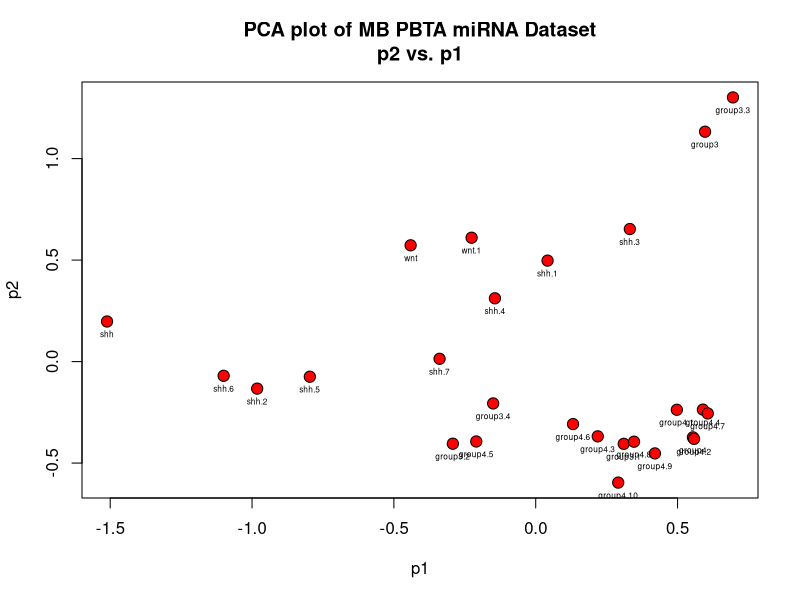
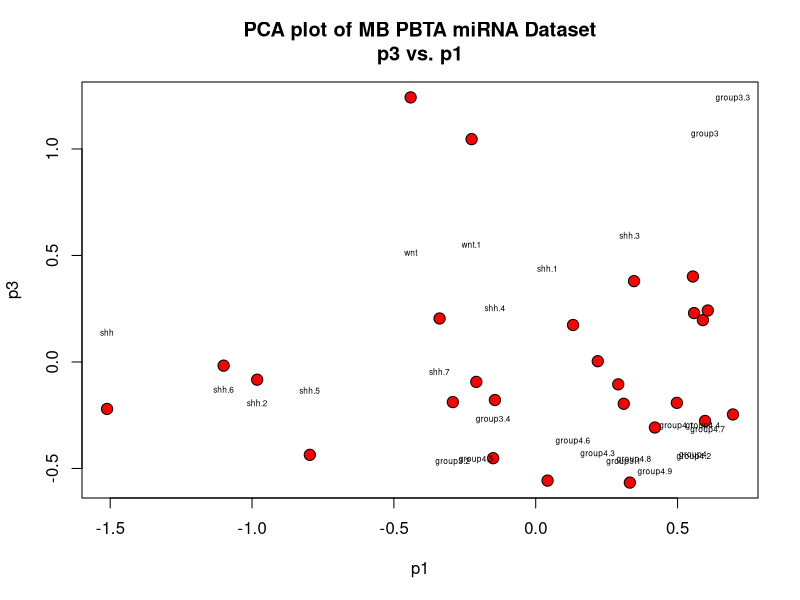
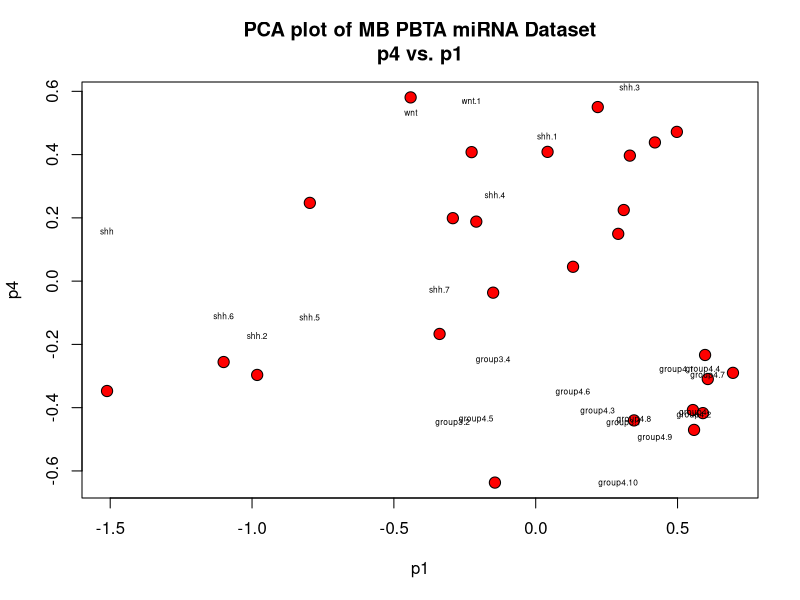
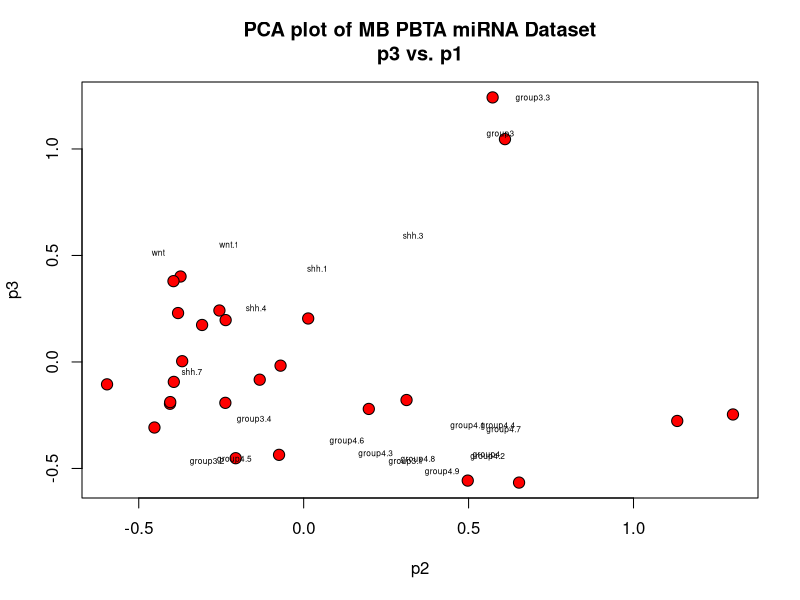
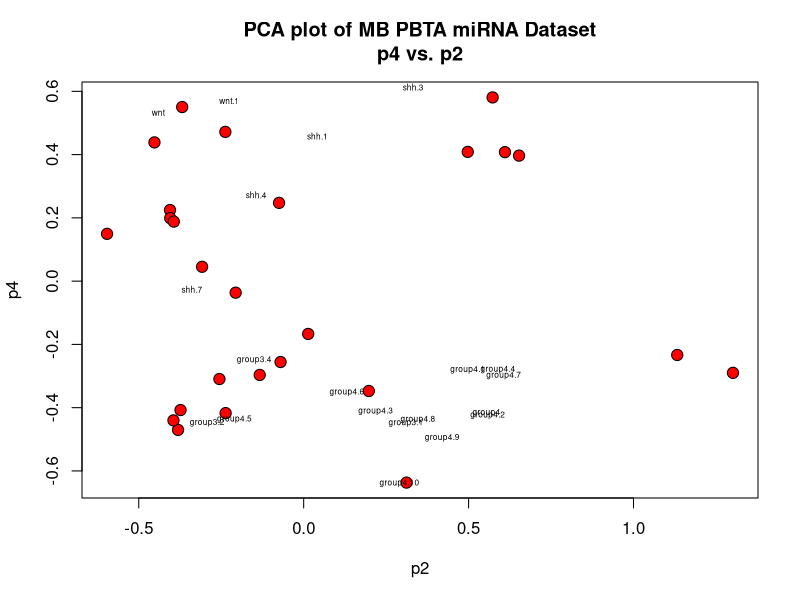
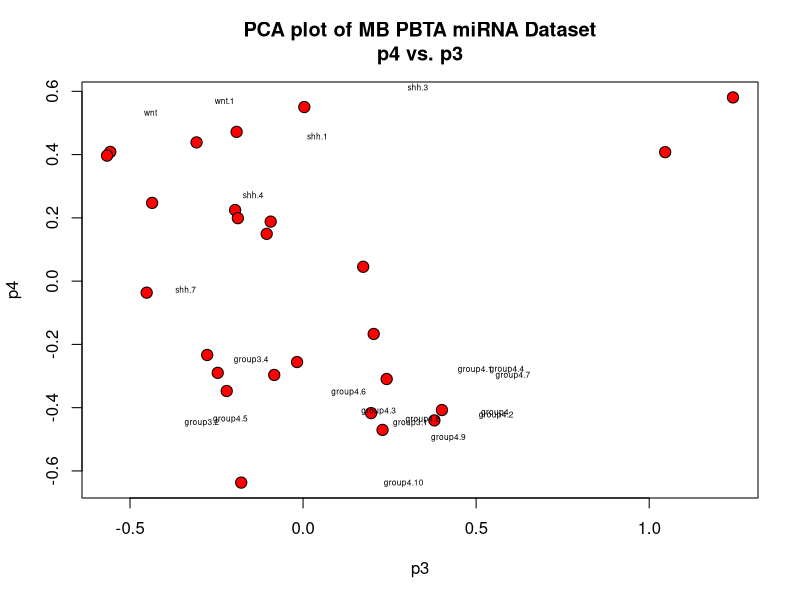
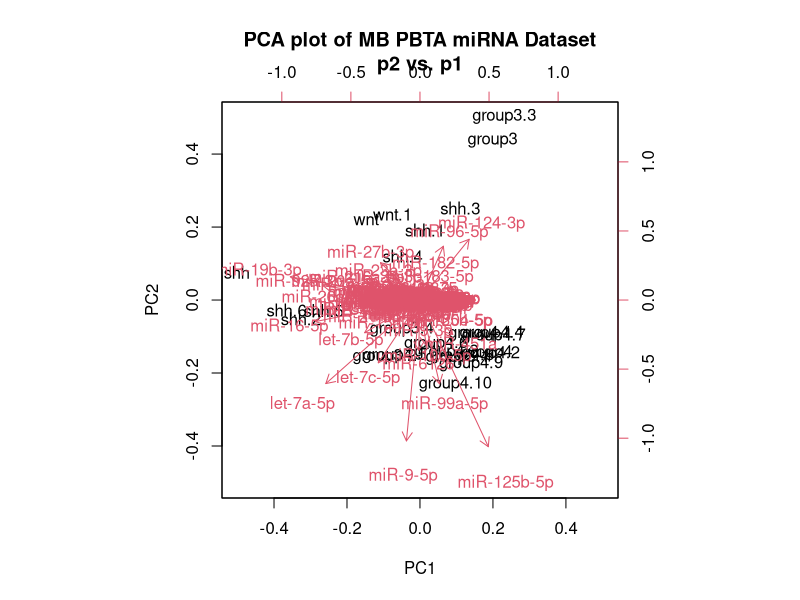
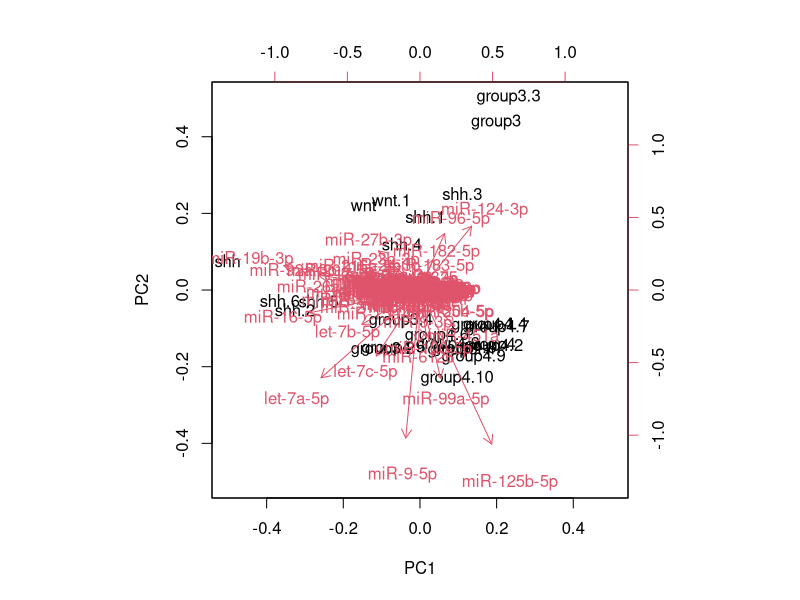

Source code (R) for these figures, in order: (Note: this script raises an error after producing the figures.)
# Load MB subset from PBTA dataset
dat <- read.csv("mb_pbta_subtypes.csv", header=T, row.names=1)

# The values in dataset are of "character" class. The dataset will be converted to "numeric" class
# library(dplyr)
# dat <- mutate_all(dat, function(x) as.numeric(x))

# Remove missing values
# dat <- na.omit(dat)

### Principal Component Analysis###
# Find the principal components
dat.pca <- prcomp(t(dat))

# Look at the first four components
dat.loadings <- dat.pca$x[,1:4]

# Plot the principal component 1 and 2
plot(range(dat.loadings[,1]),range(dat.loadings[,2]),type="n",xlab='p1',ylab='p2',main='PCA plot of MB PBTA miRNA Dataset\np2 vs. p1')
points(dat.loadings[,1], dat.loadings[,2],col=1,bg='red',pch=21,cex=1.5)
text(dat.loadings,label=dimnames(dat)[[2]],pos=1,cex=0.5)

# Plot the principal component 1 and 3
plot(range(dat.loadings[,1]),range(dat.loadings[,3]),type="n",xlab='p1',ylab='p3',main='PCA plot of MB PBTA miRNA Dataset\np3 vs. p1')
points(dat.loadings[,1], dat.loadings[,3],col=1,bg='red',pch=21,cex=1.5)
text(dat.loadings,label=dimnames(dat)[[2]],pos=1,cex=0.5)

# Plot the principal component 1 and 4
plot(range(dat.loadings[,1]),range(dat.loadings[,4]),type="n",xlab='p1',ylab='p4',main='PCA plot of MB PBTA miRNA Dataset\np4 vs. p1')
points(dat.loadings[,1], dat.loadings[,4],col=1,bg='red',pch=21,cex=1.5)
text(dat.loadings,label=dimnames(dat)[[2]],pos=1,cex=0.5)

# Plot the principal component 2 and 3
plot(range(dat.loadings[,2]),range(dat.loadings[,3]),type="n",xlab='p2',ylab='p3',main='PCA plot of MB PBTA miRNA Dataset\np3 vs. p1')
points(dat.loadings[,2], dat.loadings[,3],col=1,bg='red',pch=21,cex=1.5)
text(dat.loadings,label=dimnames(dat)[[2]],pos=1,cex=0.5)

# Plot the principal component 2 and 4
plot(range(dat.loadings[,2]),range(dat.loadings[,4]),type="n",xlab='p2',ylab='p4',main='PCA plot of MB PBTA miRNA Dataset\np4 vs. p2')
points(dat.loadings[,2], dat.loadings[,4],col=1,bg='red',pch=21,cex=1.5)
text(dat.loadings,label=dimnames(dat)[[2]],pos=1,cex=0.5)

# Plot the principal component 3 and 4
plot(range(dat.loadings[,3]),range(dat.loadings[,4]),type="n",xlab='p3',ylab='p4',main='PCA plot of MB PBTA miRNA Dataset\np4 vs. p3')
points(dat.loadings[,3], dat.loadings[,4],col=1,bg='red',pch=21,cex=1.5)
text(dat.loadings,label=dimnames(dat)[[2]],pos=1,cex=0.5)

# Another way to look at the plots
biplot(dat.pca, main='PCA plot of MB PBTA miRNA Dataset\np2 vs. p1') # Does not load
biplot(dat.pca)

# Cluster dendrogram to further see if samples can be distinguished
dat.dist <- dist(t(dat), method = "euclidean") # Calculate distance on transposed data
dat.clust <- hclust(dat.dist, method="single") # Calculate clusters
plot(dat.clust,labels=names(dat), main="Cluster Dendrogram of PBTA miRNA Dataset", xlab="Samples", cex=0.75)	# Plot cluster tree


#### Result: The samples aren't very clustered and distinguished after dimensionality reduction :(

### Gene Filtering to better distinguish the samples
# First log2 transform the dataset
dat.log <- log2(dat)

# Remove any NA's
dat.log[is.na(dat.log) | dat.log == "Inf" | dat.log == "-Inf"] <- NA
dat.log.clean <- na.omit(dat.log)

# Store sample names
shh <- colnames(dat.log[,c(2,3,4,8,18,19,22,25)])
wnt <- colnames(dat.log[,c(14,20)])
group3 <- colnames(dat.log[,c(6,7,9,11,26)])
group4 <- colnames(dat.log[,c(1,5,10,12,13,15,16,17,21,23,24)])

# FUNCTION: 1-factor ANOVA with ten levels
aov.all.genes <- function(x,s1,s2,s3,s4) {
  x1 <- as.numeric(x[s1])
  x2 <- as.numeric(x[s2])
  x3 <- as.numeric(x[s3])
  x4 <- as.numeric(x[s4])

  fac <- c(rep("S",length(x1)), rep("W",length(x2)), 
           rep("G3",length(x3)), rep("G4",length(x4))
          )
  a.dat <- data.frame(as.factor(fac),c(x1,x2,x3,x4))
  names(a.dat) <- c("factor","express")
  p.out <- summary(aov(express~factor, a.dat))[[1]][1,4]
  #p.out <- summary(aov(express~factor, a.dat))[[1]][1,4]	# use to get F-statistic
  return(p.out)
}

# Run the anova function
aov.run <- apply(dat.log.clean,1, aov.all.genes,
                 s1=shh,s2=wnt,s3=group3,s4=group4
                )

# Reorder the log-transformed dataset by probe names and add the p-values from ANOVA test as column
dat.log.clean[order(row.names(dat.log.clean)), ]
# Add ANOVA p-values as column
dat.anova <- cbind(dat.log.clean, aov.run)
# Rename last column
names(dat.anova)[names(dat.anova) == "aov.run"] <- "p.val"

# Filter out for genes with p-value < 0.10
top10.indexes <- which(dat.anova["p.val"] < 0.10) # Get the index of the top 5% DE genes
dat.anova.top10 <- dat.anova[top10.indexes,]

# Filter out for genes with p-value < 0.05
top5.indexes <- which(dat.anova["p.val"] < 0.05) # Get the index of the top 5% DE genes
dat.anova.top5 <- dat.anova[top5.indexes,]


# Filter out for genes with p-value < 0.01
top1.indexes <- which(dat.anova["p.val"] < 0.01) # Get the index of the top 1% DE genes
dat.anova.top1 <- dat.anova[top1.indexes,]


# Filter out for genes based on bonferroni correction
bc.indexes <- which(dat.anova["p.val"] < (0.05/2083)) # Get the index of the top DE genes
dat.anova.bc <- dat.anova[bc.indexes,]


# Number of genes
nrow(dat.anova.top10) # 3 genes
nrow(dat.anova.top5) # 1 genes
nrow(dat.anova.top1) # 1 genes
nrow(dat.anova.bc) # 0 genes

# Perform dimensionality reduction again for p<0.10 subset dataset
dat.anova.top10.pca <- prcomp(t(dat.anova.top10[,1:26]))
# Look at the first two components
dat.anova.top10.loadings <- dat.anova.top10.pca$x[,1:2]
# PCA Plot
plot(range(dat.anova.top10.loadings[,1]),range(dat.anova.top10.loadings[,2]),type="n",xlab='p1',ylab='p2',main='PCA Plot After Gene Filtering based on \np<0.01 PC2 vs. PC1')
points(dat.anova.top10.loadings[,1], dat.anova.top10.loadings[,2],col=1,bg='red',pch=21,cex=1.5)
text(dat.anova.top10.loadings,label=dimnames(dat.anova.top10)[[2]],pos=1,cex=0.5)

# Export the dataset
write.csv(dat.anova, "/Users/arifs2/Documents/mb_pbta_anova_analysis.csv")
